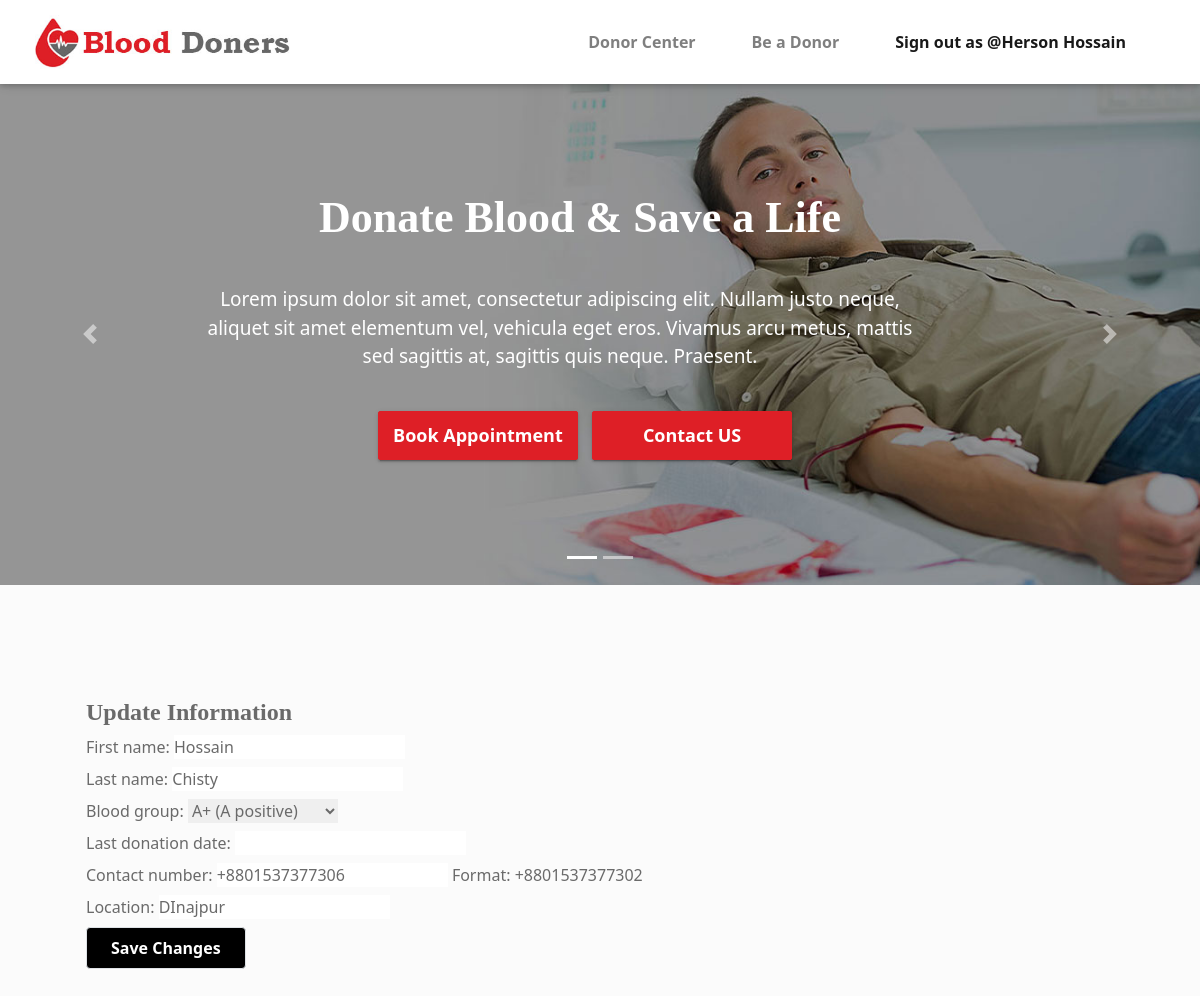
/doner_update/1 (signed in), run on the app's committed database.
### core/models.py (models this page shows, shortened)
class User(AbstractUser):
    username = None
    USERNAME_FIELD = "email"
    REQUIRED_FIELDS = []
    email = models.EmailField("email address", blank=False, null=False, unique=True)
    objects = UserManager()
    class Meta:
        verbose_name = _("user")
        verbose_name_plural = _("users")
        ordering = ("email",)

class Donor(models.Model):
    user = models.OneToOneField(
        settings.AUTH_USER_MODEL, on_delete=models.CASCADE, related_name="donor", null=True, blank=True
    )
    first_name = models.CharField(max_length=30, blank=False, null=False)
    last_name = models.CharField(max_length=30, blank=False, null=False)
    GENDER_CHOICES = {("male", "Male"), ("female", "Female"), ("other", "Other")}
    gender = models.CharField(
        max_length=10, null=True, blank=True, choices=GENDER_CHOICES
    )
    photo = models.ImageField(null=True, blank=True)
    contact_number = PhoneNumberField()
    contact_number.help_text = "Format: +8801537377302"
    blood_group = models.CharField(max_length=20, choices=BLOOD_GROUP)
    date_of_birth = models.DateField(
        blank=False, null=False, help_text="Format: YYYY-MM-DD"
    )
    last_donation_date = models.DateField(null=True, blank=True)
    location = models.CharField(max_length=200)
    class Meta:
        verbose_name = _("Donor")
        verbose_name_plural = _("Donors")

### core/views.py (the view)
# urls.py: path("doner_update/<int:pk>", DonorUpdateView.as_view(), name="doner_update"),
class DonorUpdateView(UpdateView):
    model = Donor
    template_name = "donor_update.html"
    fields = [
        "first_name",
        "last_name",
        "blood_group",
        "last_donation_date",
        "contact_number",
        "location",
    ]
    success_url = reverse_lazy("doners_list")
    redirect_field_name = "/sign_in/"
    login_url = "/sign_in/"

### templates/donor_update.html (shortened to what this page needs)
{% include 'navbar.html' %}
{% load tailwind_filters %}
{% block body %}
<link href="https://cdn.jsdelivr.net/npm/tailwindcss/dist/tailwind.min.css" rel="stylesheet">
    {% include '_css.html' %}
    <body class="antialiased font-sans bg-gray-200">
    <div class="container mx-auto px-2 sm:px-8">
        <div class="py-8">
            <div class="container">
                <div class="py-8 m-5">
                <h2 class="text-2xl font-semibold leading-tight">Update Information</h2>
                     <form  method="post">
                        {{form|crispy}}
                        <button type="submit" class="bg-black text-white font-semibold hover:text-black py-2 px-4 border border-blue-500 rounded">
                        Save Changes
                        </button>
                    </form>
                </div>
            </div>
        </div>
    </div>
</body>
{% endblock body %}

### templates/navbar.html (shortened to what this page needs)
{% load static %}
    <header class="continer-fluid">
            <div id="menu-jk" class="header-bottom">
                <div class="container">
                    <div class="row nav-row">
                        <div class="col-md-3 logo">
                            <img src="{% static 'assets/images/logo.jpg' %}" alt="">
                        </div>
                        <div class="col-md-9 nav-col">
                            <nav class="navbar navbar-expand-lg navbar-light">
                                <div class="collapse navbar-collapse" id="navbarNav">
                                    <ul class="navbar-nav">
                                        {% if request.user.is_authenticated %}
                                            <li class="nav-item">
                                                <a class="nav-link" href="{% url 'doners_list' %}">Donor Center</a>
                                            </li>
                                            <li class="nav-item">
                                                <a class="nav-link" href="{% url 'doners' %}">Be a Donor</a>
                                            </li>
                                            <li class="nav-item active">
                                                <a class="nav-link" href="{% url 'sign_out' %}">Sign out as @{{request.user.donor.first_name}} {{request.user.donor.last_name}}</a>
                                            </li>
                                        {% endif %}
                                    </ul>
                                </div>
                            </nav>
                        </div>
                    </div>
                </div>
            </div>
        </header>
    <div class="slider-detail">
        <div id="carouselExampleIndicators" class="carousel slide" data-ride="carousel">
            <ol class="carousel-indicators">
                <li data-target="#carouselExampleIndicators" data-slide-to="0" class="active"></li>
                <li data-target="#carouselExampleIndicators" data-slide-to="1"></li>
            </ol>
            <div class="carousel-inner">
                <div class="carousel-item active">
                    <img class="d-block w-100" src="{% static 'assets/images/slider/slide-02.jpg' %}" alt="First slide">
                    <div class="carousel-caption d-none d-md-block">
                        <h5 class=" bounceInDown">Donate Blood & Save a Life</h5>
                        <p class=" bounceInLeft">Lorem ipsum dolor sit amet, consectetur adipiscing elit. Nullam justo neque, <br>
                            aliquet sit amet elementum vel, vehicula eget eros. Vivamus arcu metus, mattis <br>
                            sed sagittis at, sagittis quis neque. Praesent.</p>
                        <div class=" vbh">
                            <div class="btn btn-success  bounceInUp"> Book Appointment </div>
                            <div class="btn btn-success  bounceInUp"> Contact US </div>
                        </div>
                    </div>
                </div>
            </div>
            <a class="carousel-control-prev" href="#carouselExampleIndicators" role="button" data-slide="prev">
                <span class="carousel-control-prev-icon" aria-hidden="true"></span>
            </a>
            <a class="carousel-control-next" href="#carouselExampleIndicators" role="button" data-slide="next">
                <span class="carousel-control-next-icon" aria-hidden="true"></span>
            </a>
        </div>
    </div>

### static/assets/css/style.css (style rules this page uses)
* { margin: 0px; padding: 0px; list-style: none; }
img { max-width: 100%; }
a { text-decoration: none; outline: none; color: #444; }
ul { margin-bottom: 0; padding-left: 0; }
a:hover, a:focus, input, textarea { text-decoration: none; outline: none; }
html, body { height: 100%; }
p { margin-bottom: 0px; width: 100%; }
::placeholder { color: #747f8a !important; font-size: 13px; opacity: .5 !important; }
h1, h2, h3, h4, h5, h6 { font-family: montserrat; }
body { background-color: #f1f1f145 !important; font-family: 'Merriweather', serif; color: #6A6A6A; overflow-x: hidden; }
.btn-success { background-color: #de1f26; border-color: #de1f26; }
.btn { box-shadow: 0 3px 1px -2px rgba(0, 0, 0, 0.2), 0 2px 2px 0 rgba(0, 0, 0, 0.14), 0 1px 5px 0 rgba(0, 0, 0, 0.12); border-radius: 2px; }
.container { max-width: 1170px; }
header { box-shadow: 0 2px 5px 0 rgba(0, 0, 0, 0.16), 0 2px 10px 0 rgba(0, 0, 0, 0.12); }
header .header-bottom { background-color: #FFF; }
header .header-bottom .navbar { float: right; }
header .header-bottom img { margin-top: 15px; }
header .nav-col .navbar-nav li { padding: 14px 20px; font-weight: 600; }
.scroll-to-fixed-fixed { background-color: #FFF; box-shadow: 0 2px 5px 0 rgba(0, 0, 0, 0.16), 0 2px 10px 0 rgba(0, 0, 0, 0.12); }
.slider-detail .carousel-caption { text-align: left; bottom: 90px; bottom: 105px; }
.slider-detail .carousel-caption h5 { font-size: 44px; margin-left: -40px; font-weight: 600; text-align: center; }
.slider-detail .carousel-caption p { margin-left: -40px; margin-top: 40px; font-size: 19px; text-align: center; }
.slider-detail .vbh { margin-left: -40px; text-align: center; }
.slider-detail .vbh .btn { padding: 10px; margin-top: 40px; width: 200px; margin-left: 10px; font-weight: 600; font-size: 18px; }

### data on the page
User: user.donor.first_name "Herson", user.donor.last_name "Hossain"
Donor: first_name "Hossain", last_name "Chisty", blood_group "A+ (A positive)", contact_number "+8801537377306", location "DInajpur"
